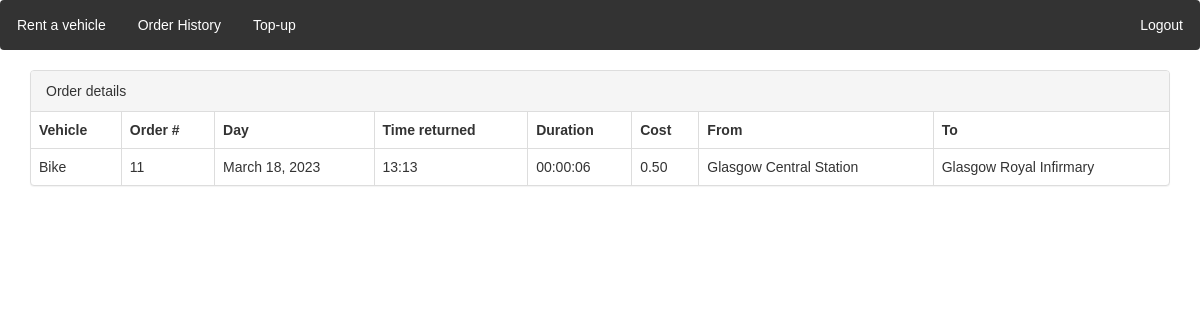
Screenshot of /order_history/11/details/ (signed in) with the database file from the repository.
### locations/models.py (models this page shows, shortened)
class VehicleType(models.Model):
    name = models.CharField(max_length=10, unique=True)
    cost_per_minute_in_cent = models.IntegerField(default= 30)
    cost_for_initial_order = models.IntegerField(default = 50)

class Order(models.Model):
    customer = models.ForeignKey(CustomUser, on_delete=models.CASCADE)
    vehicle = models.ForeignKey(Vehicle, on_delete=models.CASCADE)
    initial_time = models.DateTimeField(auto_now_add=True)
    cost = models.DecimalField(max_digits=6, decimal_places=2, null = True, default=None)
    final_time = models.DateTimeField(null = True)
    initial_location = models.ForeignKey(Location, on_delete=models.CASCADE, null=False, related_name='start')
    final_location = models.ForeignKey(Location, on_delete=models.CASCADE, null=True, related_name='end')
    is_paid = models.BooleanField(default=False)

class Location(models.Model):
    address = models.TextField(unique=True)
    latitude = models.FloatField(blank = True, null = True)
    longitude = models.FloatField(blank = True, null = True)

### locations/views.py (the view)
# urls.py: path('order_history/<int:nid>/details/', views.order_detail, name='order_detail'),
def order_detail(request,nid):
    if request.user is None or not request.user.is_authenticated:
        return redirect("/accounts/login")
    order = models.Order.objects.get(id=nid)
    car = order.vehicle.type.name
    date = order.initial_time.date()
    returntime = order.final_time.strftime("%H:%M")
    timedelta = order.final_time - order.initial_time
    hours, remainder = divmod(timedelta.seconds, 3600)
    minutes, seconds = divmod(remainder, 60)
    formatted_time = f"{hours:02d}:{minutes:02d}:{seconds:02d}"
    cost = order.cost
    iadd = order.initial_location.address
    fadd = order.final_location.address
    obj={'car':car , 'order_id':nid, 'date': date , 'returntime':returntime , 'formatted_time': formatted_time , 'cost':cost , 'iadd':iadd , 'fadd':fadd}
    print(obj)
    if order.customer.user != request.user:
        return redirect("/order_history/")
    return render(request, 'locations/order_detail.html', {'obj': obj})

### locations/context_processors.py (called while the page is built)
def message_processor(request):
    if not request.user.username:
         return {
        'unreturned' : None
    }
    username = request.user.username
    logged_user  = CustomUser.objects.get(user = User.objects.get(username = username))
    unreturned_order = Order.objects.filter(customer = logged_user, final_time = None).first()
    return {
        'unreturned' : unreturned_order
    }

### templates/locations/order_detail.html (shortened to what this page needs)
{% extends "locations/base.html" %}
{% load static %}
{% block extrahead %}
<link rel="stylesheet" type="text/css" href="{% static 'css/order.css' %}">
{% endblock %}
{% block content %}
  <div>
      <div class="container">
        <div class="panel panel-default">
      <div class="panel-heading">Order details</div>
      <table class="table table-bordered">
        <thead>
          <tr>
            <th>Vehicle </th>
            <th>Order #</th>
            <th>Day </th>
            <th>Time returned</th>
            <th>Duration </th>
            <th>Cost </th>
            <th>From </th>
            <th>To</th>
          </tr>
        </thead>
        <tbody>
          <tr>
             <td>{{ obj.car }}</td>
             <td>{{ obj.order_id }}</td>
             <td>{{ obj.date }}</td>
             <td>{{ obj.returntime }}</td>
             <td>{{ obj.formatted_time }}</td>
             <td>{{ obj.cost }}</td>
             <td>{{ obj.iadd }}</td>
             <td>{{ obj.fadd }}</td>
          </tr>
        </tbody>
      </table>
    </div>
      </div>
  </div>
  </div>
{% endblock %}

### static/css/navbar.css (style rules this page uses)
* { margin: 0; padding: 0; box-sizing: border-box; }
body { font-family: Arial, sans-serif; }

### rows the page displays
VehicleType: car "Bike"
Order: cost "0.50"
Location: iadd "Glasgow Central Station"
Location: fadd "Glasgow Royal Infirmary"

### other values shown
{{ obj.order_id }} "11"
{{ obj.date }} "March 18, 2023"
{{ obj.returntime }} "13:13"
{{ obj.formatted_time }} "00:00:06"
